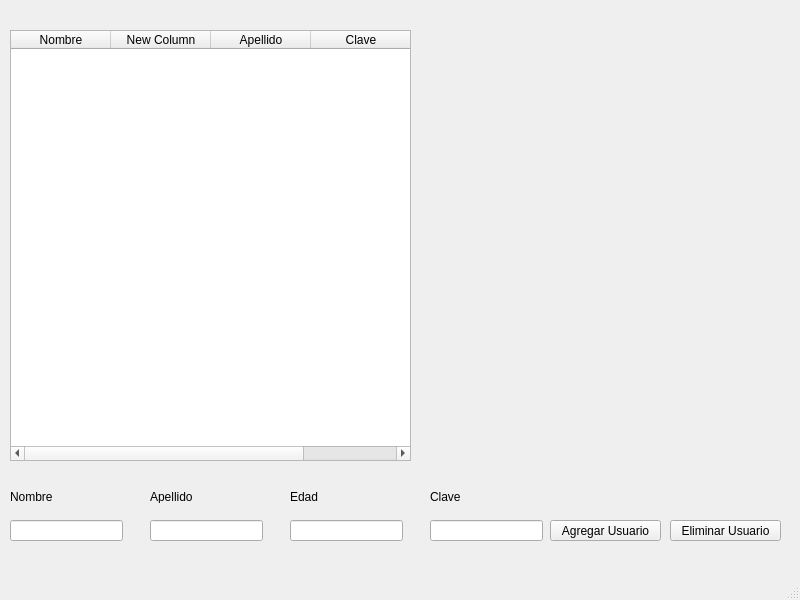
<?xml version="1.0" encoding="UTF-8"?>
<ui version="4.0">
 <class>MainWindow</class>
 <widget class="QMainWindow" name="MainWindow">
  <property name="geometry">
   <rect>
    <x>0</x>
    <y>0</y>
    <width>800</width>
    <height>600</height>
   </rect>
  </property>
  <property name="minimumSize">
   <size>
    <width>0</width>
    <height>0</height>
   </size>
  </property>
  <property name="windowTitle">
   <string>MainWindow</string>
  </property>
  <widget class="QWidget" name="centralwidget">
   <widget class="QLineEdit" name="leNombre">
    <property name="geometry">
     <rect>
      <x>10</x>
      <y>520</y>
      <width>113</width>
      <height>21</height>
     </rect>
    </property>
   </widget>
   <widget class="QLineEdit" name="leApellido">
    <property name="geometry">
     <rect>
      <x>150</x>
      <y>520</y>
      <width>113</width>
      <height>21</height>
     </rect>
    </property>
   </widget>
   <widget class="QLineEdit" name="leEdad">
    <property name="geometry">
     <rect>
      <x>290</x>
      <y>520</y>
      <width>113</width>
      <height>21</height>
     </rect>
    </property>
   </widget>
   <widget class="QPushButton" name="pbAgregar">
    <property name="geometry">
     <rect>
      <x>550</x>
      <y>520</y>
      <width>111</width>
      <height>21</height>
     </rect>
    </property>
    <property name="text">
     <string>Agregar Usuario</string>
    </property>
   </widget>
   <widget class="QLineEdit" name="leClave">
    <property name="geometry">
     <rect>
      <x>430</x>
      <y>520</y>
      <width>113</width>
      <height>21</height>
     </rect>
    </property>
   </widget>
   <widget class="QLabel" name="lNombre">
    <property name="geometry">
     <rect>
      <x>10</x>
      <y>490</y>
      <width>47</width>
      <height>13</height>
     </rect>
    </property>
    <property name="text">
     <string>Nombre</string>
    </property>
   </widget>
   <widget class="QLabel" name="lApellido">
    <property name="geometry">
     <rect>
      <x>150</x>
      <y>490</y>
      <width>47</width>
      <height>13</height>
     </rect>
    </property>
    <property name="text">
     <string>Apellido</string>
    </property>
   </widget>
   <widget class="QLabel" name="lEdad">
    <property name="geometry">
     <rect>
      <x>290</x>
      <y>490</y>
      <width>47</width>
      <height>13</height>
     </rect>
    </property>
    <property name="text">
     <string>Edad</string>
    </property>
   </widget>
   <widget class="QLabel" name="lClase">
    <property name="geometry">
     <rect>
      <x>430</x>
      <y>490</y>
      <width>47</width>
      <height>13</height>
     </rect>
    </property>
    <property name="text">
     <string>Clave</string>
    </property>
   </widget>
   <widget class="QTableWidget" name="tDatos">
    <property name="geometry">
     <rect>
      <x>10</x>
      <y>30</y>
      <width>401</width>
      <height>431</height>
     </rect>
    </property>
    <column>
     <property name="text">
      <string>Nombre</string>
     </property>
    </column>
    <column>
     <property name="text">
      <string>New Column</string>
     </property>
    </column>
    <column>
     <property name="text">
      <string>Apellido</string>
     </property>
    </column>
    <column>
     <property name="text">
      <string>Clave</string>
     </property>
    </column>
   </widget>
   <widget class="QPushButton" name="pbEliminar">
    <property name="geometry">
     <rect>
      <x>670</x>
      <y>520</y>
      <width>111</width>
      <height>21</height>
     </rect>
    </property>
    <property name="text">
     <string>Eliminar Usuario</string>
    </property>
   </widget>
  </widget>
  <widget class="QMenuBar" name="menubar">
   <property name="geometry">
    <rect>
     <x>0</x>
     <y>0</y>
     <width>800</width>
     <height>20</height>
    </rect>
   </property>
  </widget>
  <widget class="QStatusBar" name="statusbar"/>
 </widget>
 <resources/>
 <connections/>
</ui>
